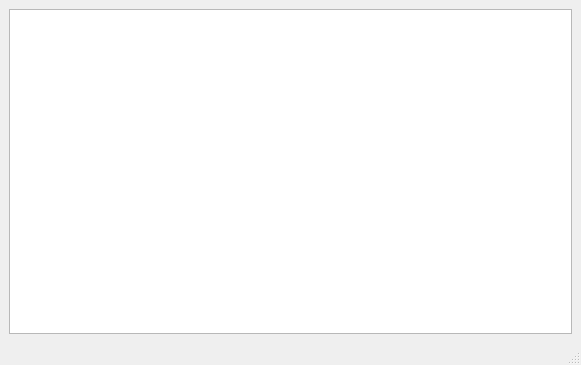
<?xml version="1.0" encoding="UTF-8"?>
<ui version="4.0">
 <class>MainWindow</class>
 <widget class="QMainWindow" name="MainWindow">
  <property name="geometry">
   <rect>
    <x>0</x>
    <y>0</y>
    <width>581</width>
    <height>365</height>
   </rect>
  </property>
  <property name="windowTitle">
   <string>MainWindow</string>
  </property>
  <widget class="QWidget" name="centralwidget">
   <layout class="QVBoxLayout" name="verticalLayout">
    <item>
     <widget class="QTextEdit" name="textEdit"/>
    </item>
   </layout>
  </widget>
  <widget class="QMenuBar" name="menubar">
   <property name="geometry">
    <rect>
     <x>0</x>
     <y>0</y>
     <width>581</width>
     <height>21</height>
    </rect>
   </property>
  </widget>
  <widget class="QStatusBar" name="statusbar"/>
 </widget>
 <resources/>
 <connections/>
</ui>
